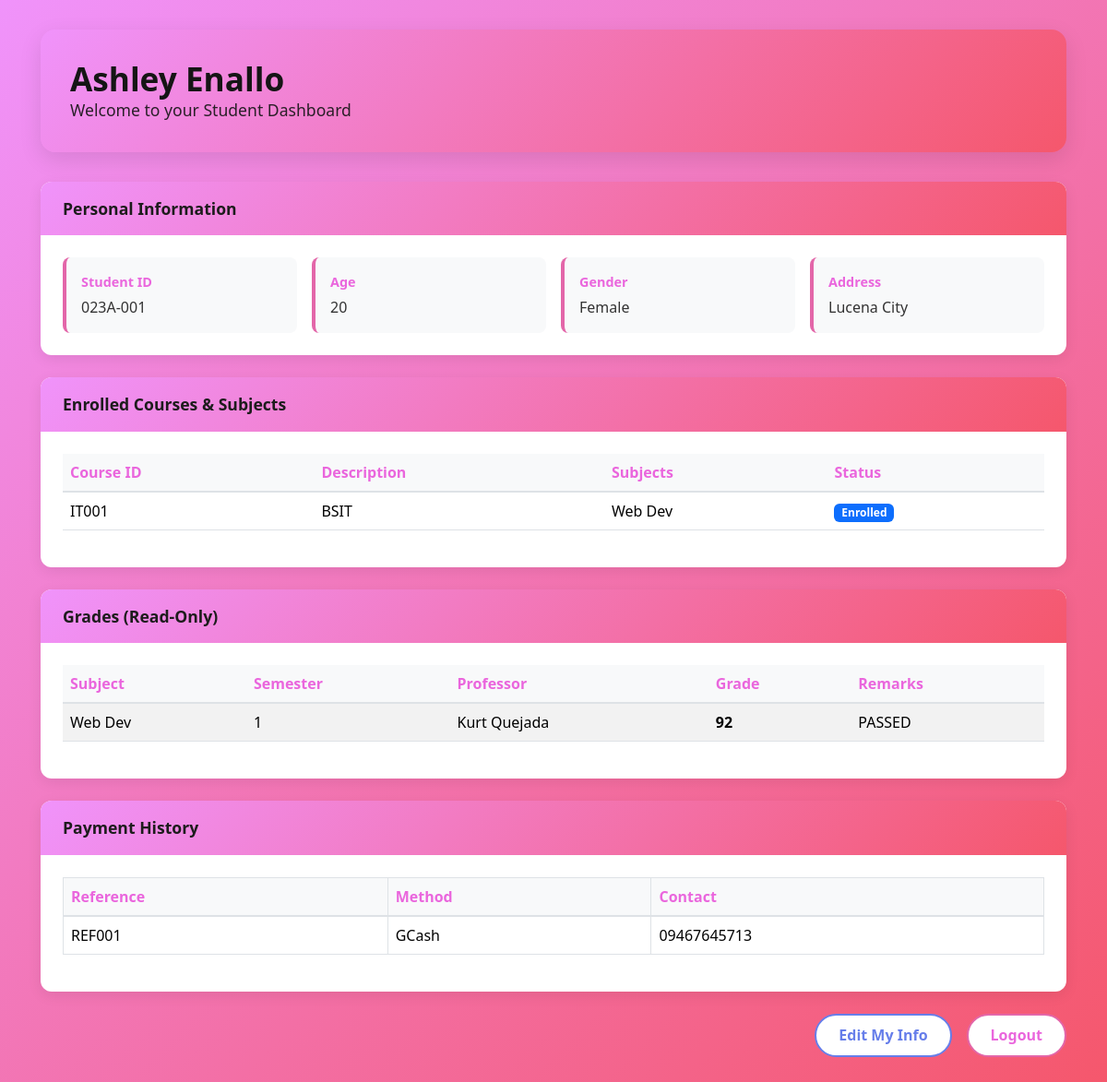
The app's page /dashboard/ (signed in) with its own data.
### onlineenrollment/models.py (models this page shows, shortened)
class Student(models.Model):
  user       = models.OneToOneField(User, on_delete=models.CASCADE)
  student_id = models.CharField(max_length=20, unique=True)
  age        = models.PositiveSmallIntegerField()
  gender     = models.CharField(max_length=10)
  address    = models.TextField()

class Enrollment(models.Model):
  student = models.ForeignKey(Student, on_delete=models.CASCADE, related_name='enrollments')
  course  = models.ForeignKey(Courses, on_delete=models.CASCADE)
  date_enrolled = models.DateField(auto_now_add=True)
  status  = models.CharField(max_length=20, default='Pending')

class Courses(models.Model):
  id_course   = models.CharField(max_length=20, unique=True)
  description = models.CharField(max_length=300)
  subjects    = models.CharField(max_length=100)   # free-text list
  professor   = models.CharField(max_length=100)   # instructor name
  units       = models.IntegerField()

class Grades(models.Model):
  student   = models.ForeignKey(Student, on_delete=models.CASCADE, related_name='grades')
  subjects  = models.CharField(max_length=100)   # mirror of Courses.subjects
  sem_no    = models.IntegerField()
  professor = models.CharField(max_length=100)   # same string as Courses.professor
  grades    = models.IntegerField()
  remarks   = models.CharField(max_length=10)

class Payment(models.Model):
  student = models.ForeignKey(Student, on_delete=models.CASCADE, related_name='payments')
  name           = models.CharField(max_length=100)  # payer name
  contact_no     = models.CharField(max_length=20)
  password       = models.CharField(max_length=100)  # gateway pin/hash
  reference      = models.CharField(max_length=50, unique=True)
  method_payment = models.CharField(max_length=50)

### onlineenrollment/views.py (the view)
# urls.py: path('dashboard/', views.dashboard, name='dashboard'),
@login_required
def dashboard(request):
    if Student.objects.filter(user=request.user).exists():
        student = request.user.student
        enrolls = Enrollment.objects.filter(student=student).select_related('course')
        grades = Grades.objects.filter(student=student)
        payments = Payment.objects.filter(student=student)
        return render(request, 'core/student_dashboard.html',
                      {'student': student, 'enrolls': enrolls,
                       'grades': grades, 'payments': payments})
    instructor = get_object_or_404(Instructor, email=request.user.email)
    return render(request, 'core/instructor_dashboard.html', {'instructor': instructor})

### onlineenrollment/templates/core/student_dashboard.html (shortened to what this page needs)
<!DOCTYPE html>
<html lang="en">
  <head>
    <link
      href="https://cdn.jsdelivr.net/npm/bootstrap@5.3.2/dist/css/bootstrap.min.css"
      rel="stylesheet"
    />
  </head>
  <body>
    <div class="container">
      <div class="dashboard-header">
        <h1>{{ student.user.first_name }} {{ student.user.last_name }}</h1>
        <p>Welcome to your Student Dashboard</p>
      </div>
      <div class="card">
        <div class="card-header">Personal Information</div>
        <div class="card-body">
          <div class="info-grid">
            <div class="info-item">
              <strong>Student ID</strong><span>{{ student.student_id }}</span>
            </div>
            <div class="info-item">
              <strong>Age</strong><span>{{ student.age }}</span>
            </div>
            <div class="info-item">
              <strong>Gender</strong><span>{{ student.gender }}</span>
            </div>
            <div class="info-item">
              <strong>Address</strong><span>{{ student.address }}</span>
            </div>
          </div>
        </div>
      </div>
      <div class="card">
        <div class="card-header">Enrolled Courses & Subjects</div>
        <div class="card-body">
          <table class="table table-hover">
            <thead>
              <tr>
                <th>Course ID</th>
                <th>Description</th>
                <th>Subjects</th>
                <th>Status</th>
              </tr>
            </thead>
            <tbody>
              {% for e in enrolls %}
              <tr>
                <td>{{ e.course.id_course }}</td>
                <td>{{ e.course.description }}</td>
                <td>{{ e.course.subjects }}</td>
                <td><span class="badge bg-primary">{{ e.status }}</span></td>
              </tr>
              {% endfor %}
            </tbody>
          </table>
        </div>
      </div>
      <div class="card">
        <div class="card-header">Grades (Read-Only)</div>
        <div class="card-body">
          <table class="table table-striped">
            <thead>
              <tr>
                <th>Subject</th>
                <th>Semester</th>
                <th>Professor</th>
                <th>Grade</th>
                <th>Remarks</th>
              </tr>
            </thead>
            <tbody>
              {% for g in grades %}
              <tr>
                <td>{{ g.subjects }}</td>
                <td>{{ g.sem_no }}</td>
                <td>{{ g.professor }}</td>
                <td><strong>{{ g.grades }}</strong></td>
                <td>{{ g.remarks }}</td>
              </tr>
              {% endfor %}
            </tbody>
          </table>
        </div>
      </div>
      <div class="card">
        <div class="card-header">Payment History</div>
        <div class="card-body">
          <table class="table table-bordered">
            <thead>
              <tr>
                <th>Reference</th>
                <th>Method</th>
                <th>Contact</th>
              </tr>
            </thead>
            <tbody>
              {% for p in payments %}
              <tr>
                <td>{{ p.reference }}</td>
                <td>{{ p.method_payment }}</td>
                <td>{{ p.contact_no }}</td>
              </tr>
              {% endfor %}
            </tbody>
          </table>
        </div>
      </div>
      <div class="dashboard-actions">
        <a href="{% url 'student_edit' %}" class="btn btn-edit">Edit My Info</a>
        <form method="post" action="{% url 'logout' %}">
          {% csrf_token %}<button class="btn btn-logout">Logout</button>
        </form>
      </div>
    </div>
  </body>
</html>

### onlineenrollment/templates/core/student_dashboard.html (style rules this page uses)
* { box-sizing: border-box; }
body { background: linear-gradient(135deg, #f093fb 0%, #f5576c 100%); font-family: "Segoe UI", Roboto, Oxygen, Ubuntu, Cantarell, sans-serif; min-height: 100vh; padding: 2rem; }
.dashboard-header { background: linear-gradient(135deg, #f093fb 0%, #f5576c 100%); color: #151515; padding: 2rem; border-radius: 16px; margin-bottom: 2rem; box-shadow: 0 8px 25px rgba(0, 0, 0, 0.1); }
.dashboard-header h1 { font-size: 2.2rem; font-weight: 700; margin: 0; }
.dashboard-header p { font-size: 1.1rem; opacity: 0.9; margin: 0; }
.card { background: #fff; border: none; border-radius: 12px; box-shadow: 0 4px 15px rgba(0, 0, 0, 0.08); margin-bottom: 1.5rem; overflow: hidden; }
.card-header { background: linear-gradient(135deg, #f093fb 0%, #f5576c 100%); color: #1d1c1c; border: none; padding: 1rem 1.5rem; font-weight: 600; font-size: 1.1rem; }
.card-body { padding: 1.5rem; }
.btn { border-radius: 50px; padding: 0.6rem 1.5rem; font-weight: 600; transition: all 0.3s ease; border: 2px solid; }
.btn-edit { background: #fff; color: #667eea; border-color: #667eea; }
.btn-logout { background: #fff; color: #ea66dd; border-color: #e366a9; }
.info-grid { display: grid; grid-template-columns: repeat(auto-fit, minmax(200px, 1fr)); gap: 1rem; }
.info-item { padding: 1rem; background: #f8f9fa; border-radius: 8px; border-left: 4px solid #e366a9; }
.info-item strong { color: #ea66dd; display: block; margin-bottom: 0.3rem; font-size: 0.9rem; }
.info-item span { font-size: 1rem; color: #333; }
.table th { background: #f8f9fa; color: #ea66dd; font-weight: 600; border-bottom: 2px solid #dee2e6; }
.table td { vertical-align: middle; }
.dashboard-actions { display: flex; gap: 1rem; justify-content: flex-end; margin-top: 1rem; }
.dashboard-actions form { margin: 0; }

### records on screen
Student: user.first_name "Ashley", user.last_name "Enallo", student_id "023A-001", age "20", gender "Female", address "Lucena City"
Enrollment: course.id_course "IT001", course.description "BSIT", course.subjects "Web Dev", status "Enrolled"
Grades: subjects "Web Dev", sem_no "1", professor "Kurt Quejada", grades "92", remarks "PASSED"
Payment: reference "REF001", method_payment "GCash", contact_no "09467645713"
